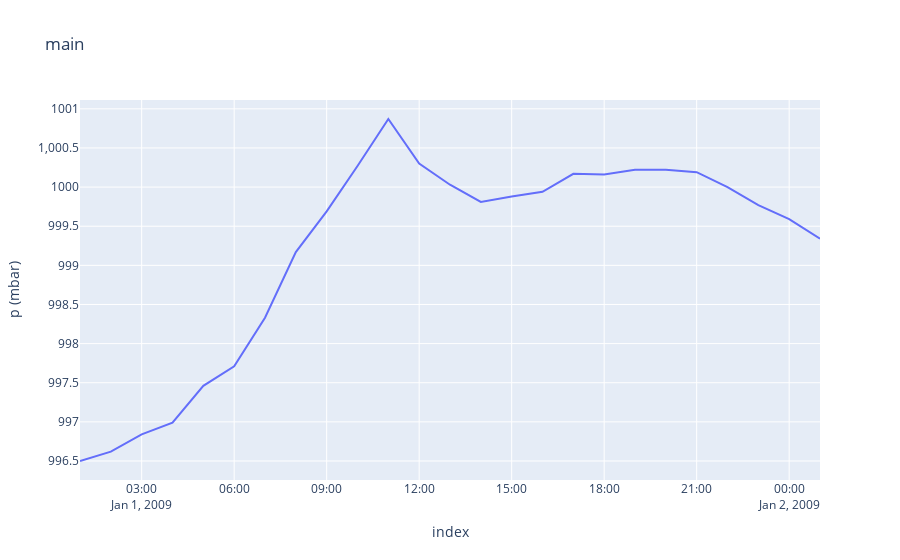
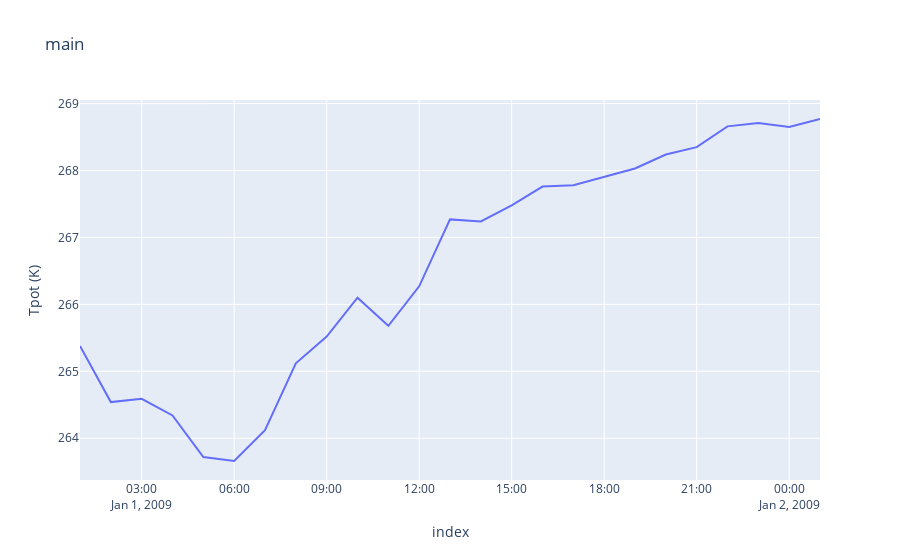
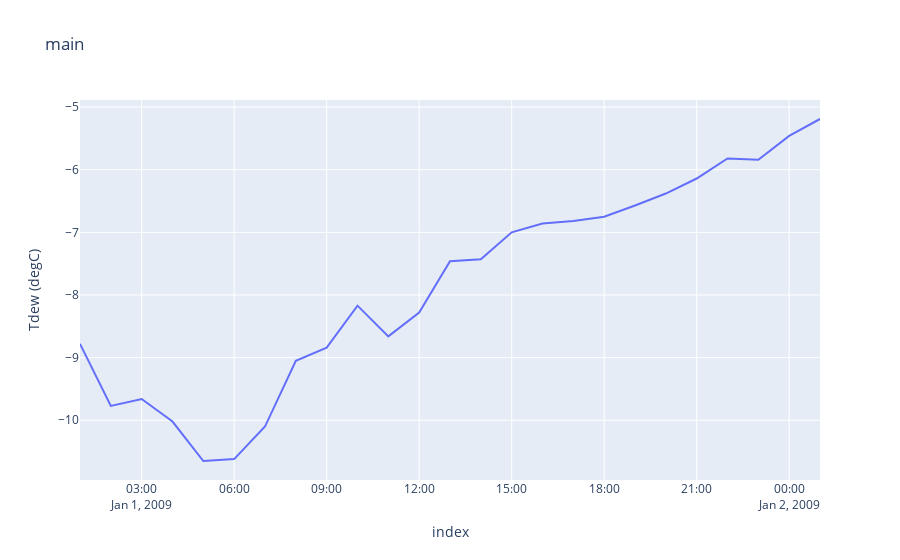

Notebook source saved alongside these figures, in order:
### Markdown cell above
In order to plot the date on a specific interval, we will use the function plot_data from the panel. We must specify the 'start' and 'end', and if we want to plot the data from the xdata or the ydata. 

We can specify the units and channels we want to plot. If none of them is specified, all are displayed.

### Code cell
panel.plot_data(start='2009-01-01 01:00:00', end='2009-01-02 01:00:00', channels=["p (mbar)","Tpot (K)", "Tdew (degC)"], on="xdata")

### Figure 1 — Plotly figure (JSON) as saved in the notebook; plotly's stock layout.template omitted (floating-point values rounded to 4 significant figures)
{"data": [{"hovertemplate": "index=%{x}<br>p (mbar)=%{y}<extra></extra>", "legendgroup": "", "line": {"color": "#636efa", "dash": "solid"}, "mode": "lines", "name": "", "orientation": "v", "showlegend": false, "type": "scatter", "x": ["2009-01-01 01:00:00", "2009-01-01 02:00:00", "2009-01-01 03:00:00", "2009-01-01 04:00:00", "2009-01-01 05:00:00", "2009-01-01 06:00:00", "2009-01-01 07:00:00", "2009-01-01 08:00:00", "2009-01-01 09:00:00", "2009-01-01 10:00:00", "2009-01-01 11:00:00", "2009-01-01 12:00:00", "2009-01-01 13:00:00", "2009-01-01 14:00:00", "2009-01-01 15:00:00", "2009-01-01 16:00:00", "2009-01-01 17:00:00", "2009-01-01 18:00:00", "2009-01-01 19:00:00", "2009-01-01 20:00:00", "2009-01-01 21:00:00", "2009-01-01 22:00:00", "2009-01-01 23:00:00", "2009-01-02 00:00:00", "2009-01-02 01:00:00"], "xaxis": "x", "y": [996.5, 996.6, 996.8, 997.0, 997.5, 997.7, 998.3, 999.2, 999.7, 1000.0, 1001.0, 1000.0, 1000.0, 999.8, 999.9, 999.9, 1000.0, 1000.0, 1000.0, 1000.0, 1000.0, 1000, 999.8, 999.6, 999.3], "yaxis": "y"}], "layout": {"legend": {"tracegroupgap": 0}, "title": {"text": "main"}, "xaxis": {"anchor": "y", "domain": [0, 1], "title": {"text": "index"}}, "yaxis": {"anchor": "x", "domain": [0, 1], "title": {"text": "p (mbar)"}}}}

### Figure 2 — Plotly figure (JSON) as saved in the notebook; plotly's stock layout.template omitted (floating-point values rounded to 4 significant figures)
{"data": [{"hovertemplate": "index=%{x}<br>Tpot (K)=%{y}<extra></extra>", "legendgroup": "", "line": {"color": "#636efa", "dash": "solid"}, "mode": "lines", "name": "", "orientation": "v", "showlegend": false, "type": "scatter", "x": ["2009-01-01 01:00:00", "2009-01-01 02:00:00", "2009-01-01 03:00:00", "2009-01-01 04:00:00", "2009-01-01 05:00:00", "2009-01-01 06:00:00", "2009-01-01 07:00:00", "2009-01-01 08:00:00", "2009-01-01 09:00:00", "2009-01-01 10:00:00", "2009-01-01 11:00:00", "2009-01-01 12:00:00", "2009-01-01 13:00:00", "2009-01-01 14:00:00", "2009-01-01 15:00:00", "2009-01-01 16:00:00", "2009-01-01 17:00:00", "2009-01-01 18:00:00", "2009-01-01 19:00:00", "2009-01-01 20:00:00", "2009-01-01 21:00:00", "2009-01-01 22:00:00", "2009-01-01 23:00:00", "2009-01-02 00:00:00", "2009-01-02 01:00:00"], "xaxis": "x", "y": [265.4, 264.5, 264.6, 264.3, 263.7, 263.7, 264.1, 265.1, 265.5, 266.1, 265.7, 266.3, 267.3, 267.2, 267.5, 267.8, 267.8, 267.9, 268.0, 268.2, 268.4, 268.7, 268.7, 268.6, 268.8], "yaxis": "y"}], "layout": {"legend": {"tracegroupgap": 0}, "title": {"text": "main"}, "xaxis": {"anchor": "y", "domain": [0, 1], "title": {"text": "index"}}, "yaxis": {"anchor": "x", "domain": [0, 1], "title": {"text": "Tpot (K)"}}}}

### Figure 3 — Plotly figure (JSON) as saved in the notebook; plotly's stock layout.template omitted (floating-point values rounded to 4 significant figures)
{"data": [{"hovertemplate": "index=%{x}<br>Tdew (degC)=%{y}<extra></extra>", "legendgroup": "", "line": {"color": "#636efa", "dash": "solid"}, "mode": "lines", "name": "", "orientation": "v", "showlegend": false, "type": "scatter", "x": ["2009-01-01 01:00:00", "2009-01-01 02:00:00", "2009-01-01 03:00:00", "2009-01-01 04:00:00", "2009-01-01 05:00:00", "2009-01-01 06:00:00", "2009-01-01 07:00:00", "2009-01-01 08:00:00", "2009-01-01 09:00:00", "2009-01-01 10:00:00", "2009-01-01 11:00:00", "2009-01-01 12:00:00", "2009-01-01 13:00:00", "2009-01-01 14:00:00", "2009-01-01 15:00:00", "2009-01-01 16:00:00", "2009-01-01 17:00:00", "2009-01-01 18:00:00", "2009-01-01 19:00:00", "2009-01-01 20:00:00", "2009-01-01 21:00:00", "2009-01-01 22:00:00", "2009-01-01 23:00:00", "2009-01-02 00:00:00", "2009-01-02 01:00:00"], "xaxis": "x", "y": [-8.78, -9.77, -9.66, -10.02, -10.65, -10.62, -10.1, -9.05, -8.84, -8.17, -8.66, -8.28, -7.46, -7.43, -7, -6.86, -6.82, -6.75, -6.57, -6.38, -6.14, -5.82, -5.84, -5.46, -5.19], "yaxis": "y"}], "layout": {"legend": {"tracegroupgap": 0}, "title": {"text": "main"}, "xaxis": {"anchor": "y", "domain": [0, 1], "title": {"text": "index"}}, "yaxis": {"anchor": "x", "domain": [0, 1], "title": {"text": "Tdew (degC)"}}}}
